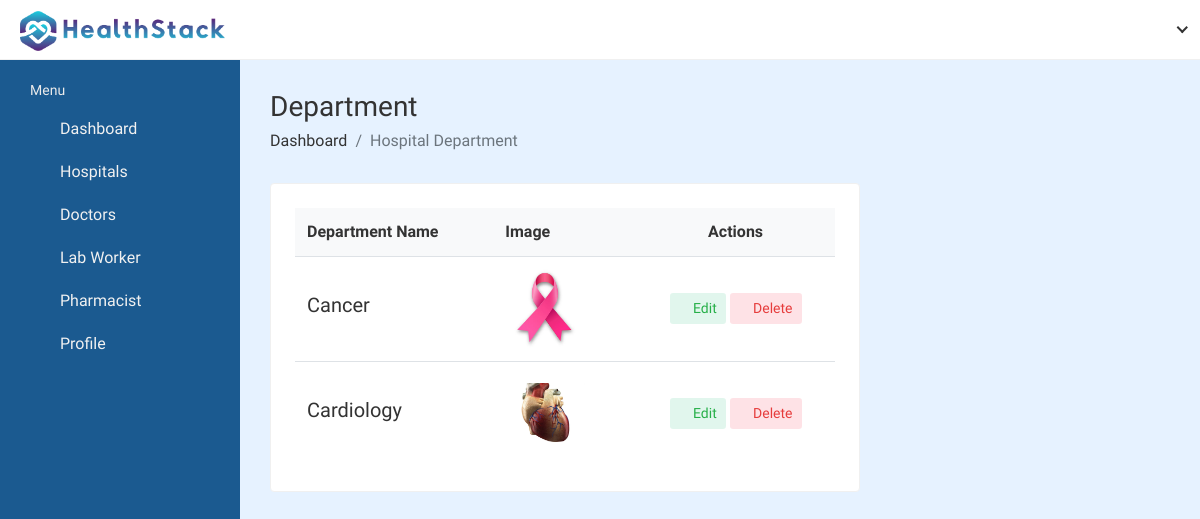
Screenshot of /hospital_admin/department-image-list/1 (signed in) with the database file from the repository.
### hospital_admin/models.py (models this page shows, shortened)
class hospital_department(models.Model):
    hospital_department_id = models.AutoField(primary_key=True)
    hospital_department_name = models.CharField(max_length=200, null=True, blank=True)
    hospital = models.ForeignKey(Hospital_Information, on_delete=models.CASCADE, null=True, blank=True)
    featured_image = models.ImageField(upload_to='departments/', default='departments/default.png', null=True, blank=True)

### hospital_admin/views.py (the view)
# urls.py: path('department-image-list/<int:pk>', views.department_image_list,name='department-image-list'),
@csrf_exempt
@login_required(login_url='admin_login')
def department_image_list(request,pk):
    departments = hospital_department.objects.filter(hospital_id=pk)
    context = {'departments': departments}
    return render(request, 'hospital_admin/department-image-list.html',context)

### templates/hospital_admin/department-image-list.html (shortened to what this page needs)
{%load static%}
<!DOCTYPE html>
<html lang="en">
<head>
        <link rel="stylesheet" href="{% static 'HealthStack-System/css/Normal/bootstrap.min.css' %}">
        <link rel="stylesheet" href="{% static 'HealthStack-System/plugins/Normal/fontawesome/css/fontawesome.min.css' %}">
        <link rel="stylesheet" href="{% static 'HealthStack-System/admin_assets/css/feathericon.min.css'%}">
		<link rel="stylesheet" href="{% static 'HealthStack-System/plugins/Normal/fontawesome/css/all.min.css' %}">
        <link rel="stylesheet" href="{% static 'HealthStack-System/css/admin/style.css'%}">
    </head>
    <body>
            <div class="main-wrapper">
				<header class="header">{% include 'hospital_admin/hospital-admin-navbar.html' %}</header>
            <aside class="sidebar" id="sidebar">
				{% include 'hospital_admin/hospital-admin-sidebar.html' %} </aside>
			<div class="page-wrapper">
                <div class="content container-fluid">
					<div class="page-header">
						<div class="row">
							<div class="col-sm-7 col-auto">
								<h3 class="page-title">Department</h3>
								<ul class="breadcrumb">
									<li class="breadcrumb-item"><a href="index.html">Dashboard</a></li>
									<li class="breadcrumb-item active">Hospital Department</li>
								</ul>
							</div>
						</div>
					</div>
					<div class="row">
						<div class="col-sm-8">
							<div class="card">
								<div class="card-body">
									<div class="table-responsive">
										<table class="table table-hover table-center mb-0">
											<thead>
												<tr>
													<th>Department Name</th>
													<th>Image</th>
													<th class="text-center">Actions</th>
												</tr>
											</thead>
											<tbody>
											{%for dep in departments%}
												<tr>
                                                    <td>
                                                        <h5>{{dep.hospital_department_name}}</h5>
                                                    </td>
													<td>
														<h2 class="table-avatar">
															<a href="profile.html" class="avatar avatar-xl mr-2">
																<img src="{{dep.featured_image.url}}" alt="Speciality">
															</a>
														</h2>
													</td>
													<td class="text-center">
														<div class="actions">
															<a class="btn btn-sm bg-success-light" data-toggle="modal" data-target="#modal-default{{dep.hospital_department_name}}">
																<i class="fe fe-pencil"></i> Edit
															</a>
															<a  data-toggle="modal" data-target="#delete_modal{{dep.hospital_department_id}}" class="btn btn-sm bg-danger-light">
																<i class="fe fe-trash"></i> Delete
															</a>
														</div>
													</td>
												</tr>
											{%endfor%}
											</tbody>
										</table>
									</div>
								</div>
							</div>
						</div>
					</div>
				</div>
			</div>
        </div>
    </body>
</html>

### templates/hospital_admin/hospital-admin-navbar.html (shortened to what this page needs)
{% load static %}
    <div class="header-left">
        <a href="{% url 'admin-dashboard' %}" class="logo">
            <img src="{% static 'HealthStack-System/images/Normal/logo.jpg' %}" alt="Logo">
        </a>
    </div>
    <a href="javascript:void(0);" id="toggle_btn">
        <i class="fe fe-text-align-left"></i>
    </a>
    <ul class="nav user-menu">
        <li class="nav-item dropdown has-arrow">
            <a href="#" class="dropdown-toggle nav-link" data-toggle="dropdown">
            </a>
        </li>
    </ul>

### templates/hospital_admin/hospital-admin-sidebar.html (shortened to what this page needs)
<div class="sidebar" id="sidebar">
    <div class="sidebar-inner slimscroll">
        <div id="sidebar-menu" class="sidebar-menu">
            <ul>
                <li class="menu-title">
                    <span>Menu</span>
                </li>
                <li class="">
                    <a href="{%url 'admin-dashboard' %}"><i class="fe fe-home"></i> <span>Dashboard</span></a>
                </li>
                <li class="submenu">
                    <a href="#"><i class="fe fe-building"></i> <span> Hospitals</span></a>
                </li>
                <li class="submenu">
                    <a href="#"><i class="fe fe-user-plus"></i> <span>Doctors</span></a>
                </li>
                <li class="submenu">
                    <a href="#"><i class="fe fe-user"></i> <span> Lab Worker</span></a>
                </li>
                <li class="submenu">
                    <a href="#"><i class="fe fe-user"></i> <span> Pharmacist</span></a>
                </li>
                <li>
                    <a href="{%url 'hospital-admin-profile' pk=user.id %}"><i class="fe fe-user-plus"></i> <span>Profile</span></a>
                </li>
            </ul>
        </div>
    </div>
</div>

### rows the page displays
hospital_department: hospital_department_name "Cancer", featured_image (picture)
hospital_department: hospital_department_name "Cardiology", featured_image (picture)
